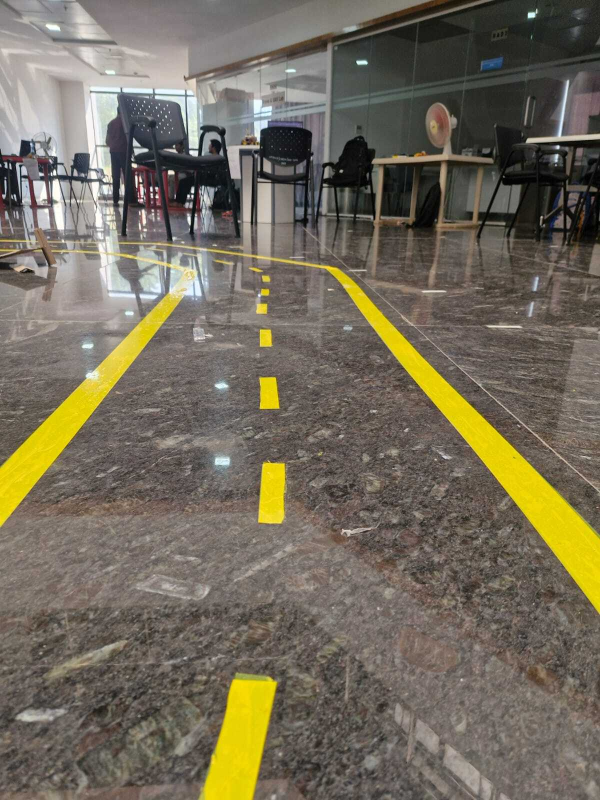
#> input picture sample.jpg, 1200 x 1600 px (shown at 1/2 size)
$ python -i final_final_lane_capture.py   (imports and definitions only)
#> lines starting #> are read from the running program, lines starting #| are printed output that depends on the picture
import cv2
import numpy as np
from picamera2 import Picamera2
import traceback
from time import sleep
# import matplotlib.pyplot as plt


def canny(image):
    gray = cv2.cvtColor(image, cv2.COLOR_RGB2GRAY)
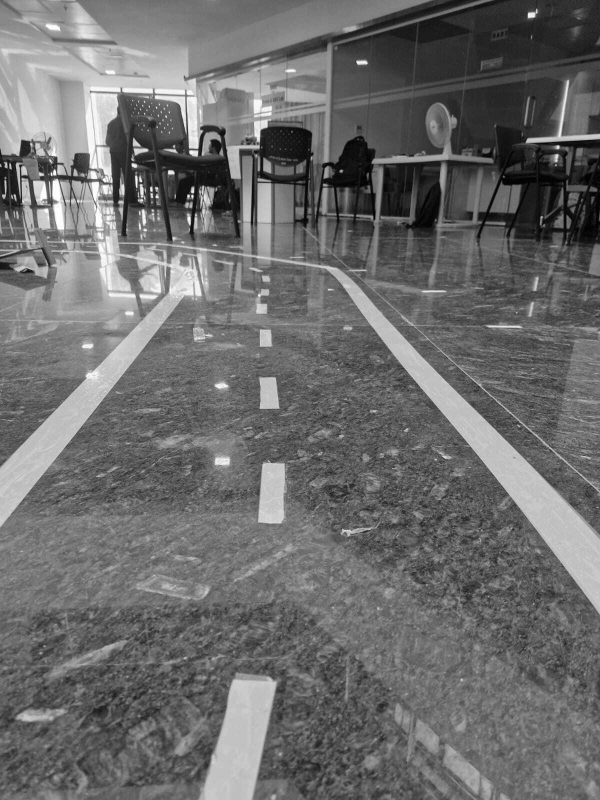
#> gray: shape (1600, 1200) (shown at 1/2 size); min 0, max 255, mean 108.2
    blur = cv2.GaussianBlur(gray, (5, 5), 1)
    # plt.imshow(blur)
    canny = cv2.Canny(blur, 100, 270)
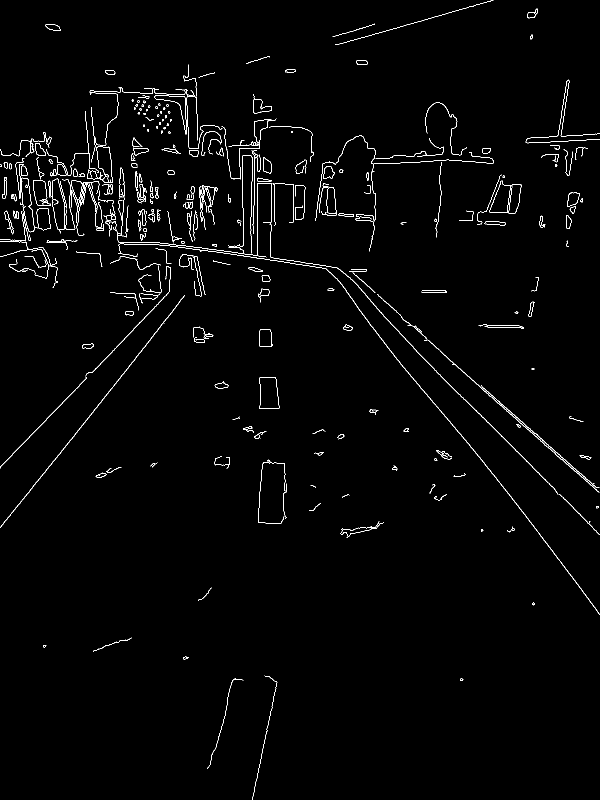
#> canny: shape (1600, 1200) (shown at 1/2 size); 1.5% white in thin lines or dots
    # canny = cv2.Canny(blur, 100, 250)
    return canny


def filter_hsv(image):
    hsv = cv2.cvtColor(image, cv2.COLOR_BGR2HSV)

    # Define color range (Replace with actual values)
    lower_bound = np.array([20, 100, 100])  # Example for yellow
    upper_bound = np.array([50, 255, 255])

    mask = cv2.inRange(hsv, lower_bound, upper_bound)
    filtered = cv2.bitwise_and(image, image, mask=mask)

    return filtered, mask


def region_of_interset(image):
    height, width = image.shape[0], image.shape[1]
    polygons = np.array([[(0, 300), (width, 300), (width, height), (0, height)]])
    mask = np.zeros_like(image)
    cv2.fillPoly(mask, polygons, 255)
    masked_image = cv2.bitwise_and(image, mask)
    return masked_image


def hough_space(canny_image):
    lines = cv2.HoughLinesP(
        canny_image, 1, np.pi / 180, threshold=80, minLineLength=100, maxLineGap=25
    )

    line_image = np.zeros_like(canny_image)
    if lines is not None:
        for line in lines:
            x1, y1, x2, y2 = line.reshape(4)
            cv2.line(line_image, (x1, y1), (x2, y2), (255, 255, 255), 5)

    return line_image, lines


# image = cv2.imread("sample.jpg")

# cap = cv2.VideoCapture("./videos/dataset_5.mp4")

# [1 line that did not run here, left out]
# [1 line that did not run here, left out]
# [34 lines not run here, left out]

# [8 lines of commented-out code are left out]

>>> import cv2
>>> picture = cv2.cvtColor(cv2.imread('sample.jpg'), cv2.COLOR_BGR2RGB)
>>> result = canny(picture)
